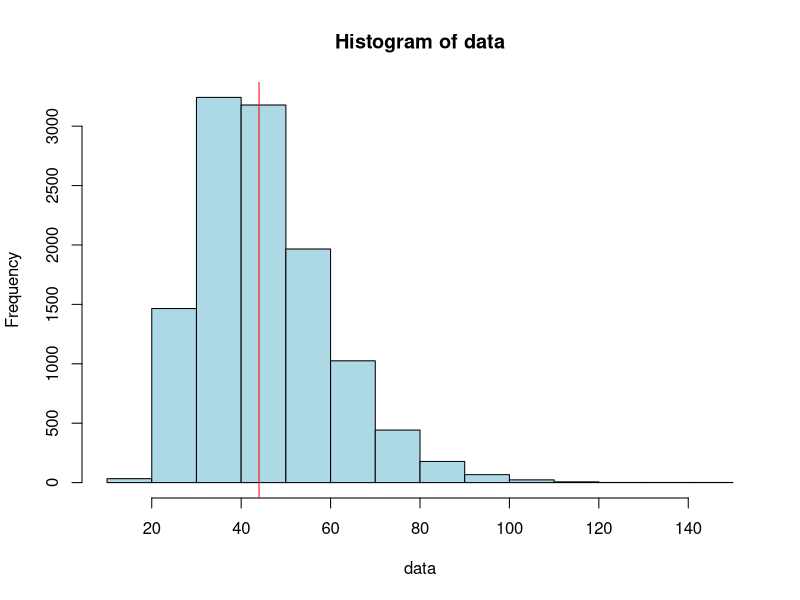

Write R code to recreate this figure.
"
Approximate Bayesian Computation

Show how ABC can easily approximate a prior distribution when there is not enough data.
This is the case of my 10 to 20 answers per question.
Example from https://www.youtube.com/watch?v=nKCT-Cdk0xY

"

n_picked <- 11 # The number of socks to pick out of the laundry

sock_sim <- replicate(100000, {
  # Generating a sample of the parameters from the priors
  prior_mu <- 30
  prior_sd <- 15
  prior_size <- -prior_mu^2 / (prior_mu - prior_sd^2)
  n_socks <- rnbinom(1, mu = prior_mu, size = prior_size)
  prop_pairs <- rbeta(1, shape1 = 15, shape2 = 2)
  n_pairs <- round(floor(n_socks / 2) * prop_pairs)
  n_odd <- n_socks - n_pairs * 2
  
  # Simulating picking out n_picked socks
  socks <- rep(seq_len(n_pairs + n_odd), rep(c(2, 1), c(n_pairs, n_odd)))
  picked_socks <- sample(socks, size =  min(n_picked, n_socks))
  sock_counts <- table(picked_socks)
  
  # Returning the parameters and counts of the number of matched 
  # and unique socks among those that were picked out.
  c(unique = sum(sock_counts == 1), pairs = sum(sock_counts == 2),
    n_socks = n_socks, n_pairs = n_pairs, n_odd = n_odd, prop_pairs = prop_pairs)
})

# just translating sock_sim to get one variable per column
sock_sim <- t(sock_sim)
head(sock_sim)

post_samples <- sock_sim[sock_sim[, "unique"] == 11 &
                           sock_sim[, "pairs" ] == 0 , ]

data= post_samples[,"n_socks"]
hist(data, col="lightblue")
abline(v=median(data),col="red")
